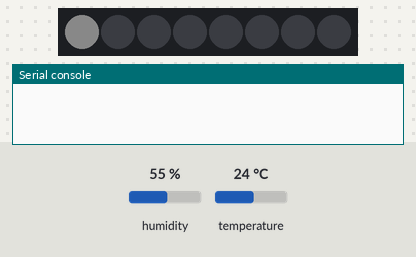
Simulated run of this program. Board: MicroPython board. Shown: 8 RGB LEDs in strip order, left to right, the last lines printed to the serial console. The test bench sets the inputs (shaded band); at power-on: humidity 55 %, temperature 24 °C. Dim RGB values are drawn brighter than linear.

Above: at 0.1 s.
At 0.5 s:
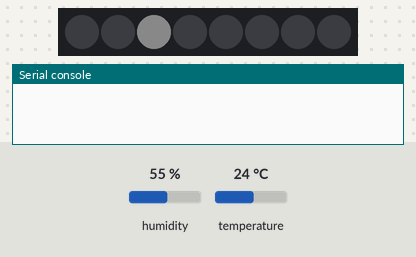
At 0.91 s:
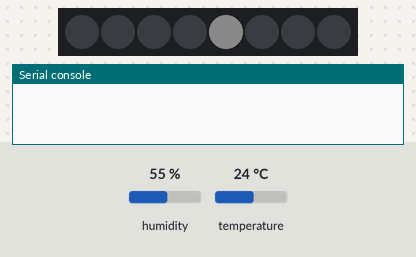
At 1.32 s:
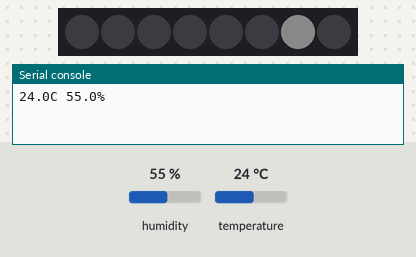
At 1.72 s:
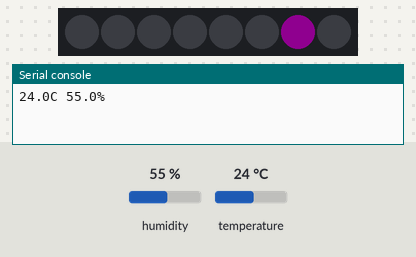
At 2.72 s:
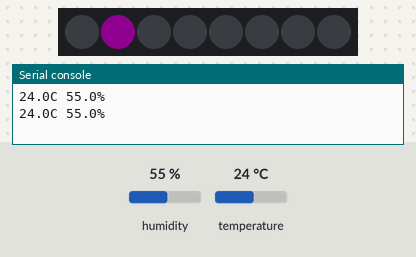
Timing chart, 0 to 40.0 s (numbered marks = the images above):
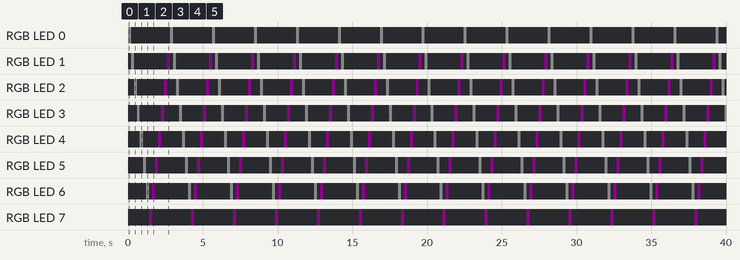

Measured:
- by itself, RGB LED 0: alternates RGB(10, 10, 10) for 0.20 s and off for 2.6 s
- by itself, RGB LED 1: repeats every 2.8 s: off 2.2 s, RGB(15, 0, 15) 0.20 s, off 0.20 s, RGB(10, 10, 10) 0.20 s
- by itself, RGB LED 2: repeats every 2.8 s: off 1.8 s, RGB(15, 0, 15) 0.20 s, off 0.60 s, RGB(10, 10, 10) 0.20 s
- by itself, RGB LED 3: repeats every 2.8 s: off 1.4 s, RGB(15, 0, 15) 0.20 s, off 1.0 s, RGB(10, 10, 10) 0.20 s
- by itself, RGB LED 4: repeats every 2.8 s: off 1.0 s, RGB(15, 0, 15) 0.20 s, off 1.4 s, RGB(10, 10, 10) 0.20 s
- by itself, RGB LED 5: repeats every 2.8 s: off 0.60 s, RGB(15, 0, 15) 0.20 s, off 1.8 s, RGB(10, 10, 10) 0.20 s
- by itself, RGB LED 6: repeats every 2.8 s: off 0.20 s, RGB(15, 0, 15) 0.20 s, off 2.2 s, RGB(10, 10, 10) 0.20 s
- by itself, RGB LED 7: alternates RGB(15, 0, 15) for 0.20 s and off for 2.6 s

The program:

main.py
```python
from dht import DHT22
from machine import Pin, Timer
from time import sleep_ms
from neopixel import NeoPixel

np = NeoPixel(Pin(4),8)
d = DHT22(Pin(5))
tim = Timer(-1)

def measure_environment(t):
    d.measure()
    print(str(d.temperature())+"C"+" "+str(d.humidity())+"%")

tim.init(period=1000, mode=Timer.PERIODIC, callback=measure_environment)

while True:
    for i in range(7):
        np.fill((0,0,0))
        np[i]=(10,10,10)
        np.write()
        sleep_ms(200)
    for i in range(7, 0, -1):
        np.fill((0,0,0))
        np[i]=(15,0,15)
        np.write()
        sleep_ms(200)


                        # pin změněn z pěti na čtyři!
                        # Zapojení - DIn (digital input)
                        # na Pin5 -- libovolná barva, napětí červené
                        # 5v/3v3/vcc, GND černě či modře
```
